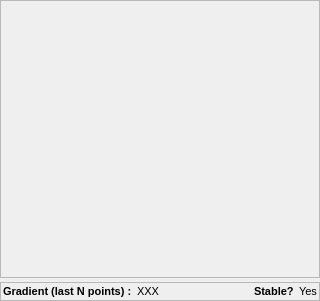
<?xml version="1.0" encoding="UTF-8"?>
<ui version="4.0">
 <class>EnergyModuleWidget</class>
 <widget class="QWidget" name="EnergyModuleWidget">
  <property name="geometry">
   <rect>
    <x>0</x>
    <y>0</y>
    <width>320</width>
    <height>301</height>
   </rect>
  </property>
  <property name="sizePolicy">
   <sizepolicy hsizetype="Expanding" vsizetype="Expanding">
    <horstretch>0</horstretch>
    <verstretch>0</verstretch>
   </sizepolicy>
  </property>
  <property name="font">
   <font>
    <pointsize>8</pointsize>
   </font>
  </property>
  <property name="windowTitle">
   <string>Energy Controls</string>
  </property>
  <layout class="QVBoxLayout" name="verticalLayout">
   <property name="spacing">
    <number>4</number>
   </property>
   <property name="leftMargin">
    <number>0</number>
   </property>
   <property name="topMargin">
    <number>0</number>
   </property>
   <property name="rightMargin">
    <number>0</number>
   </property>
   <property name="bottomMargin">
    <number>0</number>
   </property>
   <item>
    <widget class="QFrame" name="PlotWidgetFrame">
     <property name="sizePolicy">
      <sizepolicy hsizetype="Expanding" vsizetype="Expanding">
       <horstretch>0</horstretch>
       <verstretch>0</verstretch>
      </sizepolicy>
     </property>
     <property name="acceptDrops">
      <bool>true</bool>
     </property>
     <property name="frameShape">
      <enum>QFrame::StyledPanel</enum>
     </property>
     <property name="frameShadow">
      <enum>QFrame::Sunken</enum>
     </property>
     <layout class="QHBoxLayout" name="horizontalLayout_2">
      <property name="spacing">
       <number>0</number>
      </property>
      <property name="leftMargin">
       <number>0</number>
      </property>
      <property name="topMargin">
       <number>0</number>
      </property>
      <property name="rightMargin">
       <number>0</number>
      </property>
      <property name="bottomMargin">
       <number>0</number>
      </property>
      <item>
       <widget class="DataWidget" name="PlotWidget" native="true"/>
      </item>
     </layout>
    </widget>
   </item>
   <item>
    <widget class="QFrame" name="StabilityFrame">
     <property name="sizePolicy">
      <sizepolicy hsizetype="Expanding" vsizetype="Minimum">
       <horstretch>0</horstretch>
       <verstretch>0</verstretch>
      </sizepolicy>
     </property>
     <property name="acceptDrops">
      <bool>true</bool>
     </property>
     <property name="frameShape">
      <enum>QFrame::StyledPanel</enum>
     </property>
     <property name="frameShadow">
      <enum>QFrame::Sunken</enum>
     </property>
     <layout class="QHBoxLayout" name="horizontalLayout">
      <property name="spacing">
       <number>2</number>
      </property>
      <property name="leftMargin">
       <number>2</number>
      </property>
      <property name="topMargin">
       <number>2</number>
      </property>
      <property name="rightMargin">
       <number>2</number>
      </property>
      <property name="bottomMargin">
       <number>2</number>
      </property>
      <item>
       <widget class="QLabel" name="GradientInfoLabel">
        <property name="sizePolicy">
         <sizepolicy hsizetype="Minimum" vsizetype="Minimum">
          <horstretch>0</horstretch>
          <verstretch>0</verstretch>
         </sizepolicy>
        </property>
        <property name="font">
         <font>
          <weight>75</weight>
          <bold>true</bold>
         </font>
        </property>
        <property name="text">
         <string>Gradient (last N points) : </string>
        </property>
       </widget>
      </item>
      <item>
       <widget class="QLabel" name="GradientValueLabel">
        <property name="sizePolicy">
         <sizepolicy hsizetype="Expanding" vsizetype="Minimum">
          <horstretch>5</horstretch>
          <verstretch>0</verstretch>
         </sizepolicy>
        </property>
        <property name="text">
         <string>XXX</string>
        </property>
       </widget>
      </item>
      <item>
       <widget class="QLabel" name="label_2">
        <property name="sizePolicy">
         <sizepolicy hsizetype="Minimum" vsizetype="Minimum">
          <horstretch>0</horstretch>
          <verstretch>0</verstretch>
         </sizepolicy>
        </property>
        <property name="font">
         <font>
          <weight>75</weight>
          <bold>true</bold>
         </font>
        </property>
        <property name="text">
         <string>Stable? </string>
        </property>
       </widget>
      </item>
      <item>
       <widget class="QLabel" name="StableLabel">
        <property name="sizePolicy">
         <sizepolicy hsizetype="Expanding" vsizetype="Minimum">
          <horstretch>0</horstretch>
          <verstretch>0</verstretch>
         </sizepolicy>
        </property>
        <property name="text">
         <string>Yes</string>
        </property>
       </widget>
      </item>
     </layout>
    </widget>
   </item>
  </layout>
 </widget>
 <customwidgets>
  <customwidget>
   <class>DataWidget</class>
   <extends>QWidget</extends>
   <header>gui/datawidget.h</header>
   <container>1</container>
  </customwidget>
 </customwidgets>
 <resources>
  <include location="../../../gui/main.qrc"/>
 </resources>
 <connections/>
</ui>
